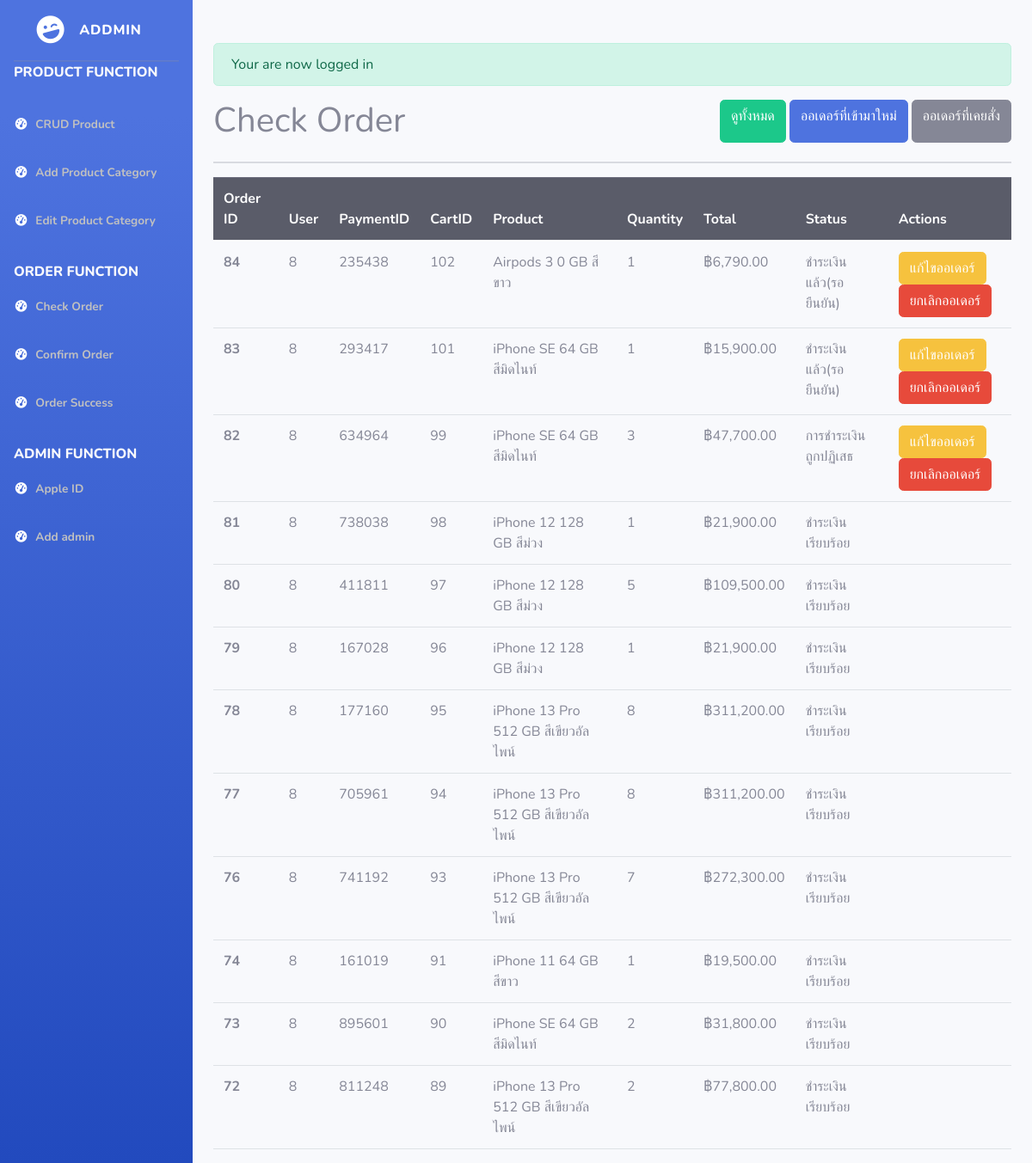
The app's page /admin/checkorder.php (signed in) with its own data.
### tables this page shows
CREATE TABLE `order_detail` (
  `id` int(11) NOT NULL,
  `order_id` int(11) NOT NULL,
  `user_id` int(11) NOT NULL,
  `payment_id` int(11) NOT NULL,
  `total` float NOT NULL
);

CREATE TABLE `order_item` (
  `order_id` int(11) NOT NULL,
  `cart_id` int(11) NOT NULL,
  `quantity` int(11) NOT NULL
);

CREATE TABLE `cart_item` (
  `cart_id` int(11) NOT NULL,
  `user_id` int(11) NOT NULL,
  `product_id` int(11) NOT NULL,
  `date` datetime NOT NULL,
  `quantity` int(11) NOT NULL
);

CREATE TABLE `product` (
  `product_id` int(11) NOT NULL,
  `name` varchar(100) NOT NULL,
  `rom` int(11) NOT NULL,
  `descrip` varchar(255) NOT NULL,
  `quantity` int(11) NOT NULL,
  `category_id` int(11) NOT NULL,
  `price` float(15,2) NOT NULL,
  `img` varchar(255) NOT NULL
);

CREATE TABLE `payment_details` (
  `payment_id` int(11) NOT NULL,
  `order_id` int(11) NOT NULL,
  `status` varchar(255) NOT NULL,
  `provider` varchar(100) NOT NULL,
  `img` varchar(255) NOT NULL
);

### admin/checkorder.php (the view, shortened to what this page needs)
<?php
require_once "config/db.php";
?>
<!DOCTYPE html>
<html lang="en">
<head>
    <link href="vendor/fontawesome-free/css/all.min.css" rel="stylesheet" type="text/css">
    <link rel="stylesheet" href="http://127.0.0.1/Mini_Project_G4/bootstrap-5.0.2-dist/css/bootstrap.min.css">
    <link rel="stylesheet" href="http://127.0.0.1/Mini_Project_G4/bootstrap-5.0.2-dist/js/bootstrap.js">
    <link href="sb-admin-2.min.css" rel="stylesheet">
</head>
<body>
    <div id="wrapper">
        <ul class="navbar-nav bg-gradient-primary sidebar sidebar-dark accordion" id="accordionSidebar">
            <a class="sidebar-brand d-flex align-items-center justify-content-center" href="index.php">
                <div class="sidebar-brand-icon rotate-n-15">
                    <i class="fas fa-laugh-wink"></i>
                </div>
                <div class="sidebar-brand-text mx-3">Addmin <sup></sup></div>
            </a>
            <hr class="sidebar-divider my-0">
            <div class="sidebar-heading fs-6 text-light " style="padding-bottom:20px;">
                Product Function
            </div>
            <li class="nav-item active">
                <a class="nav-link" href="index.php">
                    <i class="fas fa-fw fa-tachometer-alt"></i>
                    <span class="" style="color: #C0C0C0;">CRUD Product</span></a>
            </li>
            <li class="nav-item active" data-bs-toggle="modal" data-bs-target="#addproductModal" data-bs-whatever="@mdo">
                <a class="nav-link">
                    <i class="fas fa-fw fa-tachometer-alt"></i>
                    <span style="color: #C0C0C0;">Add Product Category</span></a>
            </li>
            <li class="nav-item active" data-bs-toggle="modal" data-bs-target="#editproductModal" data-bs-whatever="@mdo">
                <a class="nav-link">
                    <i class="fas fa-fw fa-tachometer-alt"></i>
                    <span style="color: #C0C0C0;">Edit Product Category</span></a>
            </li>
            <div class="sidebar-heading fs-6 text-light " style="padding-top:20px;">
                Order Function
            </div>
            <li class="nav-item active">
                <a class="nav-link" href="checkorder.php">
                    <i class="fas fa-fw fa-tachometer-alt"></i>
                    <span style="color: #C0C0C0;">Check Order</span></a>
            </li>
            <li class="nav-item active">
                <a class="nav-link" href="confirmorder.php">
                    <i class="fas fa-fw fa-tachometer-alt"></i>
                    <span style="color: #C0C0C0;">Confirm Order</span></a>
            </li>
            <li class="nav-item active">
                <a class="nav-link" href="success.php">
                    <i class="fas fa-fw fa-tachometer-alt"></i>
                    <span style="color: #C0C0C0;"> Order Success</span></a>
            </li>
            <div class="sidebar-heading fs-6 text-light " style="padding-top:20px;">
                Admin Function
            </div>
            <li class="nav-item active">
                <a class="nav-link" href="edituser.php">
                    <i class="fas fa-fw fa-tachometer-alt"></i>
                    <span style="color: #C0C0C0;">Apple ID</span></a>
            </li>
            <li class="nav-item active">
                <a class="nav-link" href="addAdmin.php">
                    <i class="fas fa-fw fa-tachometer-alt"></i>
                    <span style="color: #C0C0C0;">Add admin</span></a>
            </li>
        </ul>
        <div id="content-wrapper" class="d-flex flex-column">
            <div id="content" style="padding-top:50px;">
                <div class="container-fluid">
                    <div class="container-md-auto">
                        <?php if (isset($_SESSION['success'])) { ?>
                            <div class="alert alert-success">
                                <?php
                                echo $_SESSION['success'];
                                ?>
                            </div>
                        <?php } ?>
                        <div class="row">
                            <div class="col-md-6">
                                <h1>Check Order </h1>
                            </div>
                            <div class="col-md-6 d-flex justify-content-end" style="height: 50px;">
                                <a href="checkorder.php" class="btn btn-success  ">ดูทั้งหมด</a>&nbsp;
                                <a href="?orderFilter=<?php echo "neworder" ?>" class="btn btn-primary  ">ออเดอร์ที่เข้ามาใหม่</a>&nbsp;
                                <a href="?orderFilter=<?php echo "oldorder" ?>" class="btn btn-secondary">ออเดอร์ที่เคยสั่ง</a>
                            </div>
                        </div>
                        <hr>
                        <table class="table">
                            <thead class="thead-dark">
                                <tr>
                                    <th scope="col">Order ID</th>
                                    <th scope="col">User</th>
                                    <th scope="col">PaymentID</th>
                                    <th scope="col">CartID</th>
                                    <th scope="col">Product</th>
                                    <th scope="col">Quantity</th>
                                    <th scope="col">Total</th>
                                    <th scope="col">Status</th>
                                    <th scope="col">Actions</th>
                                </tr>
                            </thead>
                            <?php
                            if (isset($_GET['orderFilter'])) {
                                $order = $_GET['orderFilter'];
                                if ($order == "neworder") {
                            ?>
                                    <tbody>
                                        <?php
                                        $status = "ชำระเงินเรียบร้อย";
                                        $stmt = $conn->query("SELECT order_detail.`id`,order_detail.`order_id`,order_detail.`user_id`,order_detail.`payment_id`,order_detail.`total`,order_item.`order_id`,order_item.`cart_id`,order_item.`quantity`,cart_item.`cart_id`,cart_item.`user_id`,cart_item.`product_id`,cart_item.`quantity`,product.`name`,product.`descrip`,product.`rom`,payment_details.`status` FROM order_detail
                                JOIN order_item
                                ON order_detail.`order_id` = order_item.`order_id`
                                JOIN cart_item
                                ON order_item.`cart_id` = cart_item.`cart_id`
                                JOIN payment_details
                                ON order_detail.`payment_id` = payment_details.`payment_id`
                                JOIN product
                                ON cart_item.`product_id` = product.`product_id` AND `status` !=   '$status'  ORDER BY id DESC ;");
                                        $stmt->execute();
                                        $orders = $stmt->fetchAll();
                                        if (!$orders) {
                                            echo "<p><td colspan='6' class='text-center'>No data available</td></p>";
                                        } else {
                                            foreach ($orders as $order) {
                                        ?>
                                                <tr>
                                                    <th scope="row"><?php echo $order['order_id']; ?></th>
                                                    <td><?php echo $order['user_id']; ?></td>
                                                    <td><?php echo $order['payment_id']; ?></td>
                                                    <td><?php echo $order['cart_id']; ?></td>
                                                    <td><?php echo $order['name']." ";
     if($order['rom'] > 0 && $order['rom'] != 1024 ){
        echo "ความจุ"." ".$order['rom']." "."GB"." ".$order['descrip'];;
        }elseif($order['rom'] == 1024){
            echo "ความจุ"." "."1"." "."TB"." ".$order['descrip'];;
        } ?></td>
                                                    <td><?php echo $order['quantity']; ?></td>
                                                    <td><?php echo "฿" . number_format($order['total'], 2); ?> </td>
                                                    <td><?php echo $order['status']; ?></td>
                                                    <td>
                                                            <a href="editorder.php?id=<?php echo $order['cart_id']; ?>" class="btn btn-warning">แก้ไขออเดอร์</a>
                                                            <a onclick="return confirm('Are you sure you want to delete?');" href="?delete=<?php echo $order['order_id']; ?>" class="btn btn-danger">ยกเลิกออเดอร์</a>
                                                    </td>
                                                </tr>
                                    </tbody>
                        </table>
                    <?php } ?>
                    <?php  }
                             }
                             if ($order == "oldorder") {
                                ?>
                <tbody>
                    <?php
                                        $status = "ชำระเงินเรียบร้อย";
                                        $stmt = $conn->query("SELECT order_detail.`id`,order_detail.`order_id`,order_detail.`user_id`,order_detail.`payment_id`,order_detail.`total`,order_item.`order_id`,order_item.`cart_id`,order_item.`quantity`,cart_item.`cart_id`,cart_item.`user_id`,cart_item.`product_id`,cart_item.`quantity`,product.`name`,product.`descrip`,product.`rom`,payment_details.`status` FROM order_detail
                                   JOIN order_item
                                   ON order_detail.`order_id` = order_item.`order_id`
                                   JOIN cart_item
                                   ON order_item.`cart_id` = cart_item.`cart_id`
                                   JOIN payment_details
                                   ON order_detail.`payment_id` = payment_details.`payment_id`
                                   JOIN product
                                   ON cart_item.`product_id` = product.`product_id` AND `status` =  '$status'  ORDER BY id DESC ;");
                                        $stmt->execute();
                                        $orders = $stmt->fetchAll();
                                        if (!$orders) {
                                            echo "<p><td colspan='6' class='text-center'>No data available</td></p>";
                                        } else {
                                            foreach ($orders as $order) {
                    ?>
                            <tr>
                                <th scope="row"><?php echo $order['order_id']; ?></th>
                                <td><?php echo $order['user_id']; ?></td>
                                <td><?php echo $order['payment_id']; ?></td>
                                <td><?php echo $order['cart_id']; ?></td>
                                <td><?php echo $order['name'] . " ";
                                                if ($order['rom'] == 1024) {
                                                    echo "1 TB" . " " . $order['descrip'];
                                                } else echo $order['rom'] . " " . "GB" . " " . $order['descrip']; ?></td>
                                <td><?php echo $order['quantity']; ?></td>
                                <td><?php echo "฿" . number_format($order['total'], 2); ?> </td>
                                <td><?php echo $order['status']; ?></td>
                                <td>
                                </td>
                            </tr>
                    <?php }
                                        } ?>
                </tbody>
                </table>
            <?php
                }
            ?>
        <?php
                            } else {
        ?>
            <tbody>
                <?php
                                 $status = "ชำระเงินเรียบร้อย";
                                $stmt = $conn->query("SELECT order_detail.`id`,order_detail.`order_id`,order_detail.`user_id`,order_detail.`payment_id`,order_detail.`total`,order_item.`order_id`,order_item.`cart_id`,order_item.`quantity`,cart_item.`cart_id`,cart_item.`user_id`,cart_item.`product_id`,cart_item.`quantity`,product.`name`,product.`descrip`,product.`rom`,payment_details.`status` FROM order_detail
                                JOIN order_item
                                ON order_detail.`order_id` = order_item.`order_id`
                                JOIN cart_item
                                ON order_item.`cart_id` = cart_item.`cart_id`
                                JOIN payment_details
                                ON order_detail.`payment_id` = payment_details.`payment_id`
                                JOIN product
                                ON cart_item.`product_id` = product.`product_id`ORDER BY id DESC;");
                                $stmt->execute();
                                $orders = $stmt->fetchAll();
                                if (!$orders) {
                                    echo "<p><td colspan='6' class='text-center'>No data available</td></p>";
                                } else {
                                    foreach ($orders as $order) {
                ?>
                        <tr>
                            <th scope="row"><?php echo $order['order_id']; ?></th>
                            <td><?php echo $order['user_id']; ?></td>
                            <td><?php echo $order['payment_id']; ?></td>
                            <td><?php echo $order['cart_id']; ?></td>
                            <td><?php echo $order['name'] . " ";
                                        if ($order['rom'] == 1024) {
                                            echo "1 TB" . " " . $order['descrip'];
                                        } else echo $order['rom'] . " " . "GB" . " " . $order['descrip']; ?></td>
                            <td><?php echo $order['quantity']; ?></td>
                            <td><?php echo "฿" . number_format($order['total'], 2); ?> </td>
                            <td><?php echo $order['status']; ?></td>
                            <td>
                                <?php if($order['status'] != $status ){?>
                                <form action="editorder.php" method="POST">
                                <a href="editorder.php?id=<?php echo $order['cart_id']; ?>" class="btn btn-warning">แก้ไขออเดอร์</a>
                                    <a onclick="return confirm('Are you sure you want to delete?');" href="?delete=<?php echo $order['order_id']; ?>" class="btn btn-danger">ยกเลิกออเดอร์</a>
                                </form>
                                <?php } ?>
                            </td>
                        </tr>
                <?php }
                                } ?>
            </tbody>
            </table>
        <?php
                            }
        ?>
                    </div>
                </div>
            </div>
</body>
</html>

### records on screen
order_detail: order.order_id "84", cart_item.user_id "8", payment "235438", cart_item.cart_id "102", product.name "Airpods 3", product.rom "0", product.descrip "สีขาว", cart_item.quantity "1", total "6,790.00", payment.status "ชำระเงินแล้ว(รอยืนยัน)"
order_detail: order.order_id "83", cart_item.user_id "8", payment "293417", cart_item.cart_id "101", product.name "iPhone SE", product.rom "64", product.descrip "สีมิดไนท์", cart_item.quantity "1", total "15,900.00", payment.status "ชำระเงินแล้ว(รอยืนยัน)"
order_detail: order.order_id "82", cart_item.user_id "8", payment "634964", cart_item.cart_id "99", product.name "iPhone SE", product.rom "64", product.descrip "สีมิดไนท์", cart_item.quantity "3", total "47,700.00", payment.status "การชำระเงินถูกปฏิเสธ"
order_detail: order.order_id "81", cart_item.user_id "8", payment "738038", cart_item.cart_id "98", product.name "iPhone 12", product.rom "128", product.descrip "สีม่วง", cart_item.quantity "1", total "21,900.00", payment.status "ชำระเงินเรียบร้อย"
order_detail: order.order_id "80", cart_item.user_id "8", payment "411811", cart_item.cart_id "97", product.name "iPhone 12", product.rom "128", product.descrip "สีม่วง", cart_item.quantity "5", total "109,500.00", payment.status "ชำระเงินเรียบร้อย"
order_detail: order.order_id "79", cart_item.user_id "8", payment "167028", cart_item.cart_id "96", product.name "iPhone 12", product.rom "128", product.descrip "สีม่วง", cart_item.quantity "1", total "21,900.00", payment.status "ชำระเงินเรียบร้อย"
order_detail: order.order_id "78", cart_item.user_id "8", payment "177160", cart_item.cart_id "95", product.name "iPhone 13 Pro", product.rom "512", product.descrip "สีเขียวอัลไพน์", cart_item.quantity "8", total "311,200.00", payment.status "ชำระเงินเรียบร้อย"
order_detail: order.order_id "77", cart_item.user_id "8", payment "705961", cart_item.cart_id "94", product.name "iPhone 13 Pro", product.rom "512", product.descrip "สีเขียวอัลไพน์", cart_item.quantity "8", total "311,200.00", payment.status "ชำระเงินเรียบร้อย"
order_detail: order.order_id "76", cart_item.user_id "8", payment "741192", cart_item.cart_id "93", product.name "iPhone 13 Pro", product.rom "512", product.descrip "สีเขียวอัลไพน์", cart_item.quantity "7", total "272,300.00", payment.status "ชำระเงินเรียบร้อย"
order_detail: order.order_id "74", cart_item.user_id "8", payment "161019", cart_item.cart_id "91", product.name "iPhone 11", product.rom "64", product.descrip "สีขาว", cart_item.quantity "1", total "19,500.00", payment.status "ชำระเงินเรียบร้อย"
order_detail: order.order_id "73", cart_item.user_id "8", payment "895601", cart_item.cart_id "90", product.name "iPhone SE", product.rom "64", product.descrip "สีมิดไนท์", cart_item.quantity "2", total "31,800.00", payment.status "ชำระเงินเรียบร้อย"
order_detail: order.order_id "72", cart_item.user_id "8", payment "811248", cart_item.cart_id "89", product.name "iPhone 13 Pro", product.rom "512", product.descrip "สีเขียวอัลไพน์", cart_item.quantity "2", total "77,800.00", payment.status "ชำระเงินเรียบร้อย"

### other values on screen
$_SESSION['success'] "Your are now logged in"
